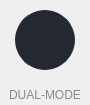
               <widget class="QFrame" name="frm_3_dual_mod_outr">
                <property name="sizePolicy">
                 <sizepolicy hsizetype="Fixed" vsizetype="Fixed">
                  <horstretch>0</horstretch>
                  <verstretch>0</verstretch>
                 </sizepolicy>
                </property>
                <property name="minimumSize">
                 <size>
                  <width>90</width>
                  <height>105</height>
                 </size>
                </property>
                <property name="maximumSize">
                 <size>
                  <width>90</width>
                  <height>105</height>
                 </size>
                </property>
                <property name="frameShape">
                 <enum>QFrame::Box</enum>
                </property>
                <property name="frameShadow">
                 <enum>QFrame::Plain</enum>
                </property>
                <property name="lineWidth">
                 <number>0</number>
                </property>
                <layout class="QVBoxLayout" name="verticalLayout_12">
                 <property name="spacing">
                  <number>0</number>
                 </property>
                 <property name="leftMargin">
                  <number>0</number>
                 </property>
                 <property name="topMargin">
                  <number>10</number>
                 </property>
                 <property name="rightMargin">
                  <number>0</number>
                 </property>
                 <property name="bottomMargin">
                  <number>0</number>
                 </property>
                 <item>
                  <widget class="QFrame" name="frm_3_dual_mod_innr">
                   <property name="sizePolicy">
                    <sizepolicy hsizetype="Fixed" vsizetype="Fixed">
                     <horstretch>0</horstretch>
                     <verstretch>0</verstretch>
                    </sizepolicy>
                   </property>
                   <property name="minimumSize">
                    <size>
                     <width>90</width>
                     <height>95</height>
                    </size>
                   </property>
                   <property name="maximumSize">
                    <size>
                     <width>90</width>
                     <height>95</height>
                    </size>
                   </property>
                   <property name="frameShape">
                    <enum>QFrame::NoFrame</enum>
                   </property>
                   <property name="frameShadow">
                    <enum>QFrame::Plain</enum>
                   </property>
                   <property name="lineWidth">
                    <number>0</number>
                   </property>
                   <layout class="QGridLayout" name="gridLayout_31">
                    <property name="leftMargin">
                     <number>0</number>
                    </property>
                    <property name="topMargin">
                     <number>0</number>
                    </property>
                    <property name="rightMargin">
                     <number>0</number>
                    </property>
                    <property name="bottomMargin">
                     <number>0</number>
                    </property>
                    <property name="horizontalSpacing">
                     <number>0</number>
                    </property>
                    <property name="verticalSpacing">
                     <number>15</number>
                    </property>
                    <item row="0" column="0">
                     <spacer name="horizontalSpacer_33">
                      <property name="orientation">
                       <enum>Qt::Horizontal</enum>
                      </property>
                      <property name="sizeHint" stdset="0">
                       <size>
                        <width>0</width>
                        <height>20</height>
                       </size>
                      </property>
                     </spacer>
                    </item>
                    <item row="0" column="1">
                     <widget class="QLabel" name="lbl_dual_mod_img">
                      <property name="minimumSize">
                       <size>
                        <width>60</width>
                        <height>60</height>
                       </size>
                      </property>
                      <property name="maximumSize">
                       <size>
                        <width>60</width>
                        <height>60</height>
                       </size>
                      </property>
                      <property name="styleSheet">
                       <string notr="true">QLabel {
	background-image: url(:/images/icons/home/icon_dual_mode.png);
	background-position: center center;
    background-repeat: no-repeat;
	background-color: #242830;
	border-color: #232c33;
	border-style: solid;
	border-width: 1px;
	border-radius: 30px;
}
QLabel:hover {
	background-color: #00e39b;
	border-color: #00e39b;
}</string>
                      </property>
                      <property name="text">
                       <string notr="true"/>
                      </property>
                      <property name="alignment">
                       <set>Qt::AlignCenter</set>
                      </property>
                     </widget>
                    </item>
                    <item row="0" column="2">
                     <spacer name="horizontalSpacer_34">
                      <property name="orientation">
                       <enum>Qt::Horizontal</enum>
                      </property>
                      <property name="sizeHint" stdset="0">
                       <size>
                        <width>0</width>
                        <height>20</height>
                       </size>
                      </property>
                     </spacer>
                    </item>
                    <item row="1" column="0" colspan="3">
                     <widget class="QLabel" name="lbl_dual_mod_txt">
                      <property name="minimumSize">
                       <size>
                        <width>0</width>
                        <height>20</height>
                       </size>
                      </property>
                      <property name="maximumSize">
                       <size>
                        <width>16777215</width>
                        <height>20</height>
                       </size>
                      </property>
                      <property name="font">
                       <font>
                        <family>Tahoma</family>
                        <pointsize>9</pointsize>
                        <stylestrategy>PreferAntialias</stylestrategy>
                       </font>
                      </property>
                      <property name="styleSheet">
                       <string notr="true">color: #888a8f;</string>
                      </property>
                      <property name="text">
                       <string>DUAL-MODE</string>
                      </property>
                      <property name="alignment">
                       <set>Qt::AlignCenter</set>
                      </property>
                     </widget>
                    </item>
                   </layout>
                  </widget>
                 </item>
                </layout>
               </widget>
